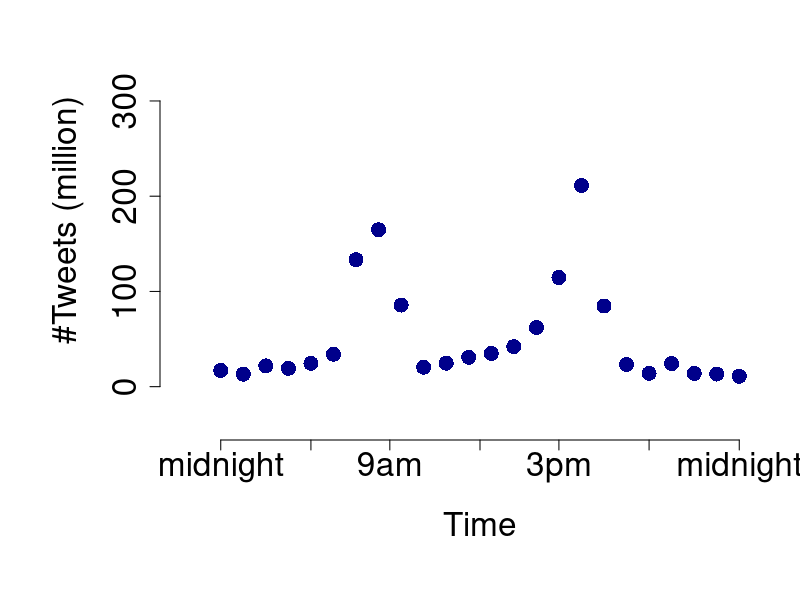

Generate this figure with R: (Note: this script raises an error after producing the figure.)
png(file="~/Sites/decoded_presentation/templates/reveal/small_data_tweets.png",width = 1033,height = 484)
par(bg="white",mar=c(10,10,2,2))
y1 = c(5,6,10,11,18,20,120,150,80,10,15,20,25,30,50,100,200,75,10,5,10,3,7,5)
x1 = c(1:7,8,9,10,11,12,13,14,15,16,17,18,19,20,21:24);
plot(x1,y1 + runif(24,0,10) + 5,xlab="",ylab="",ylim=c(0,350),xlim=c(1,24),axes=F,
	pch = 16,col="darkblue",cex = 2)
axis(1,at=c(1,5,8.5,12.5,16,20,24),labels = c("midnight","6am","9am","noon","3pm","6pm","midnight"),line=2,cex.axis=2)
axis(2, at= c(0,100,200,300), labels = c(0,100,200,300),line=2,cex.axis=2)
title(xlab="Time", cex.lab = 2, line = 6)
title(ylab="#Tweets (million)",cex.lab = 2,line=6)
dev.off();

#San Fran, NYC, London, Moscow, Delhi, Manilla
#10, 13, 18, 21, 23,1
#-8, -5, 3, 5, 7

#london
x1 = sort(c(rnorm(500,9,5), rnorm(500,18,5)))
y1 = c(runif(125,5,15) + (1:125),sort(rnorm(125,180,60)),sort(rnorm(125,180,20),decreasing=T),runif(250,30,140),
	sort(rnorm(125,180,20)),sort(rnorm(125,180,60),decreasing=T),runif(125,5,15)-(1:125))
x1b = x1 + runif(500,0,1); #x1b[which(x1b > 24)] = 24;
y1b = y1 +runif(500,1,50); #y1b[which(y1b > 300)] = 300;
ll = which(y1b > 300)
y1b[ll] = 300 + runif(ll,0,50)*((-1)^(1:ll)) 
zz = which(y1b < 0); y1b[zz] = runif(length(zz),20,60)
shift0 = x1b + 0;
shift0[which(shift0 > 24)] = shift0[(which(shift0>24))] - 24;
shift0[which(shift0 < 0)] = shift0[(which(shift0<0))] + 24;
kol = as.vector(col2rgb("blue"))/1000; 
x_london = shift0; y_london = y1b;

#moscow
x2 = sort(c(rnorm(500,9,5), rnorm(500,18,5)));
y2 = c(runif(125,5,15) + (1:125),sort(rnorm(125,150,90)),sort(rnorm(125,150,20),decreasing=T),runif(250,30,120),
	sort(rnorm(125,150,20)),sort(rnorm(125,150,50),decreasing=T),runif(125,5,15)-(1:125))
x2b = x2 + runif(500,0,0.5); #x1b[which(x1b > 24)] = 24;
y2b = y2 +runif(500,1,80); 
ll = which(y2b > 250)
y2b[ll] = 250 + runif(ll,0,50)*((-1)^(1:ll)) 
zz = which(y2b < 0); y2b[zz] = runif(length(zz),20,60)
kol2 = as.vector(col2rgb("red"))/1000; 
shift3 = x2b + 3;
shift3[which(shift3 > 24)] = shift3[(which(shift3>24))] - 24;
shift3[which(shift3 < 0)] = shift3[(which(shift3<0))] + 24;
x_moscow = shift3; y_moscow = y2b;
#plot(x2b[shift3],y2b,ylab="#Tweets (M)", xlab = "Time (hrs)",xlim=c(1,24),ylim=c(0,350),pch=16,col = rgb(kol2[1],kol2[1],kol2[3],alpha = 0.2))

#delhi
x3 = sort(c(rnorm(500,9,5), rnorm(500,18,5)));
y3 = c(runif(125,15,35) + (1:125),sort(rnorm(125,100,90)),sort(rnorm(125,100,90),decreasing=T),runif(250,30,100),
	sort(rnorm(125,100,20)),sort(rnorm(125,100,50),decreasing=T),runif(125,15,35)-(1:125))
x3b = x3 + runif(500,0,1); #x1b[which(x1b > 24)] = 24;
y3b = y3 +runif(500,1,50); 
ll = which(y3b > 150)
y3b[ll] = 150 + runif(ll,0,30)*((-1)^(1:ll)) 
zz = which(y3b < 0); y3b[zz] = runif(length(zz),20,60)
kol3 = as.vector(col2rgb("green"))/1000; 
shift5 = x3b + 5;
shift5[which(shift5 > 24)] = shift5[(which(shift5>24))] - 24;
shift5[which(shift5 < 0)] = shift5[(which(shift5<0))] + 24;
x_delhi = shift5; y_delhi = y3b;
#plot(x2b[shift3

#manilla
x4 = sort(c(rnorm(500,9,5), rnorm(500,18,5)));
y4 = c(runif(125,5,15) + (1:125),sort(rnorm(125,150,50)),sort(rnorm(125,150,50),decreasing=T),runif(250,30,100),
	sort(rnorm(125,100,20)),sort(rnorm(125,100,20),decreasing=T),runif(125,5,15)-(1:125))
x4b = x4 + runif(500,0,0.5); #x1b[which(x1b > 24)] = 24;
y4b = y4 +runif(500,1,50); 
ll = which(y4b > 550)
y4b[ll] = 550 + runif(ll,0,30)*((-1)^(1:ll)) 
zz = which(y4b < 0); y4b[zz] = runif(length(zz),20,60)
kol3 = as.vector(col2rgb("green"))/1000; 
shift7 = x4b + 7;
shift7[which(shift7 > 24)] = shift7[(which(shift7>24))] - 24;
shift7[which(shift7 < 0)] = shift7[(which(shift7<0))] + 24;
x_manilla = shift7; y_manilla = y4b;
#plot(x2b[shift3

#SF
x5 = sort(c(rnorm(500,9,5), rnorm(500,18,5)));
y5 = c(runif(125,5,15) + (1:125),sort(rnorm(125,200,30)),sort(rnorm(125,200,30),decreasing=T),runif(250,30,100),
	sort(rnorm(125,200,50)),sort(rnorm(125,200,50),decreasing=T),runif(125,15,35)-(1:125))
x5b = x5 + runif(500,0,0.5); #x1b[which(x1b > 24)] = 24;
y5b = y5 +runif(500,1,50); 
ll = which(y5b > 450)
y5b[ll] = 450 + runif(ll,0,50)*((-1)^(1:ll)) 
zz = which(y5b < 0); y5b[zz] = runif(length(zz),20,60)
kol3 = as.vector(col2rgb("green"))/1000; 
shift8 = x5b - 8;
shift8[which(shift8 > 24)] = shift8[(which(shift8>24))] - 24;
shift8[which(shift8 < 0)] = shift8[(which(shift8<0))] + 24;
x_sf = shift8; y_sf = y5b;
#plot(x2b[shift3

#NYC
x6 = sort(c(rnorm(500,9,5), rnorm(500,18,5)));
y6 = c(runif(125,5,105) + (1:125),sort(rnorm(125,200,20)),sort(rnorm(125,200,20),decreasing=T),runif(250,30,200),
	sort(rnorm(125,400,100)),sort(rnorm(125,400,100),decreasing=T),runif(125,5,205)-(1:125))
x6b = x6 + runif(500,0,0.5); #x1b[which(x1b > 24)] = 24;
y6b = y6 +runif(500,1,50); 
ll = which(y6b > 550)
y6b[ll] = 550 + runif(ll,0,50)*((-1)^(1:ll)) 
zz = which(y6b < 0); y6b[zz] = runif(length(zz),20,60)
kol3 = as.vector(col2rgb("green"))/1000; 
shiftnyc = x6b - 5;
shiftnyc[which(shiftnyc > 24)] = shiftnyc[(which(shiftnyc>24))] - 24;
shiftnyc[which(shiftnyc < 0)] = shiftnyc[(which(shiftnyc<0))] + 24;
x_nyc = shiftnyc; y_nyc = y6b;
#plot(x2b[shift3

data = cbind(x_sf,y_sf,x_nyc,y_nyc,x_london,y_london,x_moscow,y_moscow, x_delhi,y_delhi,x_manilla,y_manilla);
write.table(data,"~/Sites/decoded_presentation/templates/reveal/tweet_simulated_data.csv",quote=F,sep=",",row.names=F,col.names=F)

png(file="~/Sites/decoded_presentation/templates/reveal/big_data_tweets_colour.png",width = 1033,height = 484)
par(bg="white",mar=c(10,10,2,2))
plot(shift0,y1b,ylab="", xlab = "",xlim=c(0,24),ylim=c(0,400),pch=16,col = rgb(0.7,kol[1],kol[3],alpha = 0.2),axes=F,cex=2,cex.lab=2)
points(shift3,y2b,pch=16,col = rgb(kol2[1],kol2[1],kol2[3],alpha = 0.2),cex=2)
points(shift6,y3b,pch=16,col = rgb(0.5,0.1,0.7,alpha = 0.2),cex=2)
axis(1,at=c(1,5,8.5,12.5,16,20,24),labels = c("midnight","6am","9am","noon","3pm","6pm","midnight"),cex.axis=2,line=2)
axis(2, at= c(0,100,200,300), labels = c(0,100,200,300),cex.axis=2, line = 2)
title(xlab="Time", cex.lab = 2, line = 6)
title(ylab="#Tweets (million)",cex.lab = 2,line=6)
legend("topleft",bty="n",col=c(rgb(0.7,kol[1],kol[3],alpha = 1),rgb(kol2[1],kol2[1],kol2[3],alpha = 1),rgb(0.5,0.1,0.7,alpha = 1)),legend=c("UK","Moscow","Delhi"),ncol=3,pch=c(16,16,16),cex=2)
dev.off();

png(file="~/Sites/decoded_presentation/templates/reveal/big_data_tweets_black.png",width = 1033,height = 484)
par(bg="white",mar=c(10,10,2,2))
plot(shift0,y1b,ylab="", xlab = "",xlim=c(0,24),ylim=c(0,400),pch=16,col = rgb(0,0,0,alpha = 0.2),axes=F,cex=2,cex.lab=2)
points(shift3,y2b,pch=16,col = rgb(0,0,0,alpha = 0.2),cex=2)
points(shift6,y3b,pch=16,col = rgb(0,0,0,alpha = 0.2),cex=2)
axis(1,at=c(1,5,8.5,12.5,16,20,24),labels = c("midnight","6am","9am","noon","3pm","6pm","midnight"),cex.axis=2,line=2)
axis(2, at= c(0,100,200,300), labels = c(0,100,200,300),cex.axis=2, line = 2)
title(xlab="Time", cex.lab = 2, line = 6)
title(ylab="#Tweets (million)",cex.lab = 2,line=6)
dev.off();


individual <- paste("Individual", 1:10, sep=" ")

n=100;
age = floor(rnorm(10,50,10))
gender = sample(c("Male","Female"),n,replace=T)
Mult.Sclerosis = c();
for (i in 1:10){
	Mult.Sclerosis[i] = "No";
	u = runif(1); 
	if (gender[i] == "Male"){ if (u < 0.1){ Mult.Sclerosis[i] = "Yes"; } }
	if (gender[i] == "Female"){ if (u<0.4){ Mult.Sclerosis[i] = "Yes" } }
}
Mult.Sclerosis[10] = "Yes";
#Mult.Sclerosis[8] = "No";
#Mult.Sclerosis[7] = "No";

MS_data = cbind(individual,gender,age,Mult.Sclerosis);
MS_data = data.frame(MS_data)


